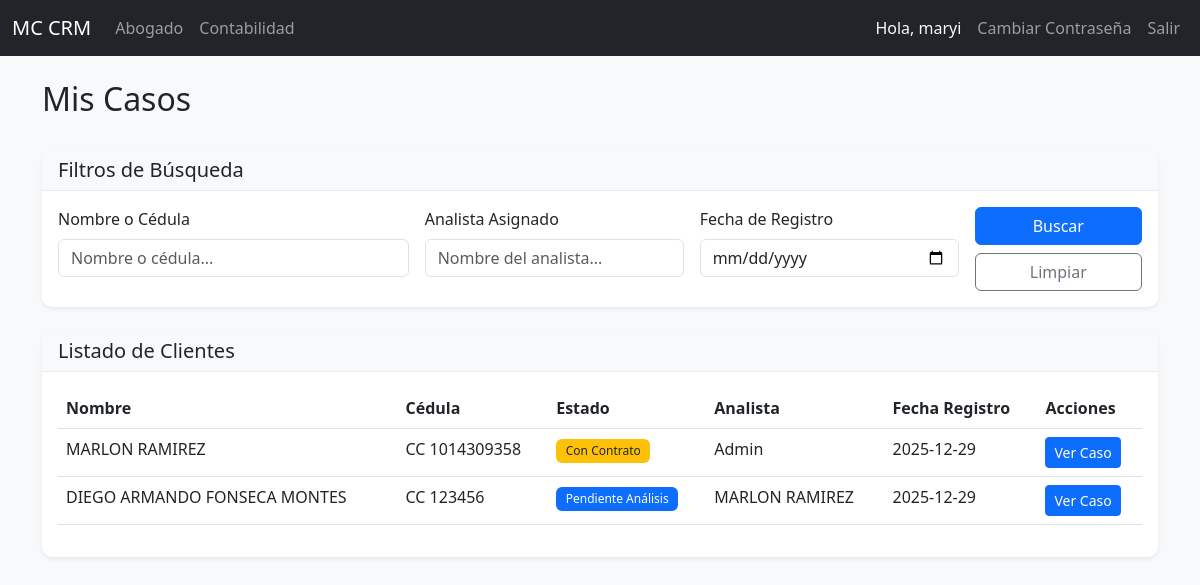
/lawyer (signed in), run on the app's committed database.
### models.py (models this page shows)
class User(UserMixin, db.Model):
    id = db.Column(db.Integer, primary_key=True)
    nombre_completo = db.Column(db.String(100), nullable=False)
    telefono = db.Column(db.String(20))
    email = db.Column(db.String(120), unique=True, nullable=False)
    rol = db.Column(db.String(20), nullable=False)  # 'Admin', 'Analista', 'Abogado'
    password = db.Column(db.String(200)) # Added password for auth

class Client(db.Model):
    id = db.Column(db.Integer, primary_key=True)
    nombre = db.Column(db.String(100))
    tipo_id = db.Column(db.String(20))
    numero_id = db.Column(db.String(20))
    telefono = db.Column(db.String(20), nullable=False)
    email = db.Column(db.String(120))
    ciudad = db.Column(db.String(50))
    motivo_consulta = db.Column(db.Text)
    estado = db.Column(db.String(50), default='Nuevo') # 'Nuevo', 'Informacion_Incompleta', 'Pendiente', 'Pendiente_Analisis', 'Con_Contrato'
    analista_id = db.Column(db.Integer, db.ForeignKey('user.id'))
    abogado_id = db.Column(db.Integer, db.ForeignKey('user.id'))
    created_at = db.Column(db.DateTime, default=datetime.utcnow)
    conclusion_analisis = db.Column(db.Text) # New field for analysis conclusion
    login_user_id = db.Column(db.Integer, db.ForeignKey('user.id'), nullable=True) # Link to User
    analista = db.relationship('User', foreign_keys=[analista_id], backref='clientes_registrados')
    login_user = db.relationship('User', foreign_keys=[login_user_id], backref='client_profile')

### routes.py (the view)
@main.route('/lawyer')
@login_required
def lawyer_dashboard():
    if current_user.rol not in ['Abogado', 'Admin']:
        return redirect(url_for('main.index'))
    query = Client.query.filter(
        Client.estado.in_(['Pendiente_Analisis', 'Con_Analisis', 'Con_Contrato', 'Radicado', 'Finalizado'])
    )
    nombre = request.args.get('nombre')
    analista = request.args.get('analista')
    fecha = request.args.get('fecha')
    if nombre:
        query = query.filter((Client.nombre.ilike(f'%{nombre}%')) | (Client.numero_id.ilike(f'%{nombre}%')))
    if analista:
        query = query.join(Client.analista).filter(User.nombre_completo.ilike(f'%{analista}%'))
    if fecha:
        query = query.filter(func.date(Client.created_at) == fecha)
    clients = query.all()
    return render_template('lawyer/dashboard.html', clients=clients)

### app.py (called while the page is built)
@login_manager.user_loader
def load_user(user_id):
    return User.query.get(int(user_id))

### templates/lawyer/dashboard.html
{% extends "base.html" %}
{% block content %}
<div class="d-flex justify-content-between align-items-center mb-4">
    <h2>Mis Casos</h2>
</div>
<div class="card shadow-sm mb-4">
    <div class="card-header bg-light">
        <h5 class="mb-0">Filtros de Búsqueda</h5>
    </div>
    <div class="card-body">
        <form method="GET" action="{{ url_for('main.lawyer_dashboard') }}" class="row g-3">
            <div class="col-md-4">
                <label for="nombre" class="form-label">Nombre o Cédula</label>
                <input type="text" class="form-control" id="nombre" name="nombre" placeholder="Nombre o cédula..."
                    value="{{ request.args.get('nombre', '') }}">
            </div>
            <div class="col-md-3">
                <label for="analista" class="form-label">Analista Asignado</label>
                <input type="text" class="form-control" id="analista" name="analista"
                    placeholder="Nombre del analista..." value="{{ request.args.get('analista', '') }}">
            </div>
            <div class="col-md-3">
                <label for="fecha" class="form-label">Fecha de Registro</label>
                <input type="date" class="form-control" id="fecha" name="fecha"
                    value="{{ request.args.get('fecha', '') }}">
            </div>
            <div class="col-md-2 d-flex align-items-end">
                <div class="d-grid gap-2 w-100">
                    <button type="submit" class="btn btn-primary">Buscar</button>
                    <a href="{{ url_for('main.lawyer_dashboard') }}" class="btn btn-outline-secondary">Limpiar</a>
                </div>
            </div>
        </form>
    </div>
</div>
<div class="card shadow-sm">
    <div class="card-header bg-light">
        <h5 class="mb-0">Listado de Clientes</h5>
    </div>
    <div class="card-body">
        <div class="table-responsive">
            <table class="table table-hover">
                <thead>
                    <tr>
                        <th>Nombre</th>
                        <th>Cédula</th>
                        <th>Estado</th>
                        <th>Analista</th>
                        <th>Fecha Registro</th>
                        <th>Acciones</th>
                    </tr>
                </thead>
                <tbody>
                    {% for client in clients %}
                    <tr>
                        <td>
                            {{ client.nombre }}
                        </td>
                        <td>{{ client.tipo_id }} {{ client.numero_id }}</td>
                        <td>
                            {% if client.estado == 'Pendiente_Analisis' %}
                            <span class="badge bg-primary">Pendiente Análisis</span>
                            {% elif client.estado == 'Con_Analisis' %}
                            <span class="badge bg-info text-dark">Con Análisis</span>
                            {% elif client.estado == 'Con_Contrato' %}
                            <span class="badge bg-warning text-dark">Con Contrato</span>
                            {% elif client.estado == 'Radicado' %}
                            <span class="badge bg-success">Radicado</span>
                            {% elif client.estado == 'Finalizado' %}
                            <span class="badge bg-dark">Finalizado</span>
                            {% else %}
                            <span class="badge bg-secondary">{{ client.estado }}</span>
                            {% endif %}
                        </td>
                        <td>{{ client.analista.nombre_completo if client.analista else '-' }}</td>
                        <td>{{ client.created_at.strftime('%Y-%m-%d') }}</td>
                        <td>
                            <a href="{{ url_for('main.client_detail', client_id=client.id) }}"
                                class="btn btn-sm btn-primary">Ver Caso</a>
                        </td>
                    </tr>
                    {% else %}
                    <tr>
                        <td colspan="6" class="text-center text-muted">No hay casos asignados.</td>
                    </tr>
                    {% endfor %}
                </tbody>
            </table>
        </div>
    </div>
</div>
{% endblock %}

### templates/base.html (shortened to what this page needs)
<!DOCTYPE html>
<html lang="es">
<head>
    <link href="https://cdn.jsdelivr.net/npm/bootstrap@5.3.0/dist/css/bootstrap.min.css" rel="stylesheet">
    <link href="https://cdn.jsdelivr.net/npm/bootstrap-icons@1.7.2/font/bootstrap-icons.css" rel="stylesheet">
    <link rel="stylesheet" href="{{ url_for('static', filename='css/style.css') }}">
</head>
<body>
    <nav class="navbar navbar-expand-lg navbar-dark bg-dark">
        <div class="container-fluid">
            <a class="navbar-brand" href="#">MC CRM</a>
            <div class="collapse navbar-collapse" id="navbarNav">
                <ul class="navbar-nav me-auto">
                    {% if current_user.is_authenticated %}
                    {% if current_user.rol == 'Abogado' or current_user.rol == 'Admin' %}
                    <li class="nav-item"><a class="nav-link" href="{{ url_for('main.lawyer_dashboard') }}">Abogado</a>
                    </li>
                    <li class="nav-item"><a class="nav-link"
                            href="{{ url_for('main.accounting_dashboard') }}">Contabilidad</a>
                    </li>
                    {% endif %}
                    {% endif %}
                </ul>
                <ul class="navbar-nav">
                    {% if current_user.is_authenticated %}
                    <li class="nav-item"><span class="nav-link text-light">Hola, {{ current_user.nombre_completo
                            }}</span></li>
                    <li class="nav-item">
                        <button type="button" class="btn btn-link nav-link" data-bs-toggle="modal"
                            data-bs-target="#changePasswordModal">
                            Cambiar Contraseña
                        </button>
                    </li>
                    <li class="nav-item"><a class="nav-link" href="{{ url_for('main.logout') }}">Salir</a></li>
                    {% else %}
                    <li class="nav-item"><a class="nav-link" href="{{ url_for('main.login') }}">Ingresar</a></li>
                    {% endif %}
                </ul>
            </div>
        </div>
    </nav>
    <div class="container mt-4">
        {% block content %}{% endblock %}
    </div>
</body>
</html>

### static/css/style.css (style rules this page uses)
body { background-color: #f8f9fa; font-family: 'Segoe UI', Tahoma, Geneva, Verdana, sans-serif; }
.card { border: none; border-radius: 10px; box-shadow: 0 4px 6px rgba(0,0,0,0.1); transition: transform 0.2s; }
.card-header { border-bottom: 1px solid rgba(0,0,0,0.05); border-radius: 10px 10px 0 0 !important; font-weight: 600; }
.badge { font-weight: 500; padding: 0.5em 0.8em; }

### data on the page
User: nombre_completo "maryi"
Client: nombre "MARLON RAMIREZ", tipo_id "CC", numero_id "1014309358", estado "Con Contrato", analista "Admin", created_at "2025-12-29"
Client: nombre "DIEGO ARMANDO FONSECA MONTES", tipo_id "CC", numero_id "123456", shows "Pendiente Análisis", analista "MARLON RAMIREZ", created_at "2025-12-29"
